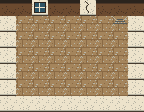

Tiled map render using the project's own tile images. Description and the whole map definition, tile-layer contents included, below:
An orthogonal 9x7 tile map with 16x16 px tiles, 3 tile layers (floor, walls, dressing), 3 tilesets and 6 objects (3x furniture, 2x spawn, door).

<map version="1.10" tiledversion="1.12.0" orientation="orthogonal" renderorder="right-down" width="9" height="7" tilewidth="16" tileheight="16" infinite="0" nextlayerid="5" nextobjectid="7">
 <properties>
  <property name="map" value="motel_room_4" />
 </properties>
 <tileset firstgid="1" source="tiled/floors.tsx" />
 <tileset firstgid="13" source="tiled/walls.tsx" />
 <tileset firstgid="55" source="tiled/dressing.tsx" />
 <layer id="1" name="floor" width="9" height="7">
  <data encoding="csv">
6,6,6,6,6,6,6,6,6,
6,6,6,6,6,6,6,6,6,
6,6,6,6,6,6,6,6,6,
6,6,6,6,6,6,6,6,6,
6,6,6,6,6,6,6,6,6,
6,6,6,6,6,6,6,6,6,
6,6,6,6,6,6,6,6,6
</data>
 </layer>
 <layer id="3" name="walls" width="9" height="7">
  <data encoding="csv">
29,29,23,29,29,19,29,29,29,
13,0,0,0,0,0,0,0,13,
13,0,0,0,0,0,0,0,13,
13,0,0,0,0,0,0,0,13,
13,0,0,0,0,0,0,0,13,
13,0,0,0,0,0,0,0,13,
13,13,13,13,13,13,13,13,13
</data>
 </layer>
 <layer id="4" name="dressing" width="9" height="7">
  <data encoding="csv">
0,0,0,0,0,0,0,0,0,
0,0,0,0,0,0,0,55,0,
0,0,0,0,0,0,0,0,0,
0,0,0,0,0,0,0,0,0,
0,0,0,0,0,0,0,0,0,
0,0,0,0,0,0,0,0,0,
0,0,0,0,0,0,0,0,0
</data>
 </layer>
 <objectgroup id="2" name="placements">
  <object id="1" name="bed" type="furniture" x="16" y="16" width="16" height="16" />
  <object id="2" name="dresser" type="furniture" x="112" y="16" width="16" height="16" />
  <object id="3" name="default" type="spawn" x="64" y="48" width="16" height="16" />
  <object id="4" name="bucket" type="furniture" x="96" y="64" width="16" height="16" />
  <object id="5" name="entry" type="spawn" x="64" y="80" width="16" height="16" />
  <object id="6" name="west_entry" type="door" x="64" y="96" width="16" height="16">
   <properties>
    <property name="spawn" value="from_room4" />
   </properties>
  </object>
 </objectgroup>
</map>
